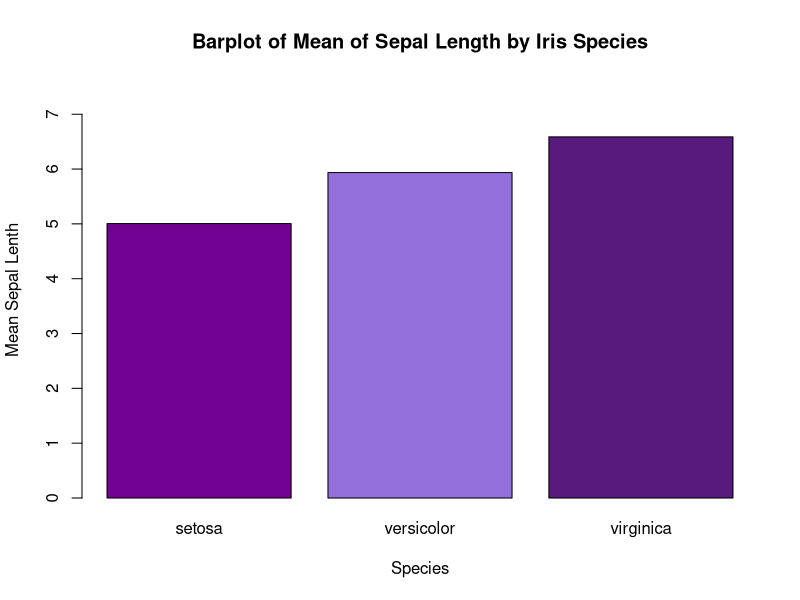
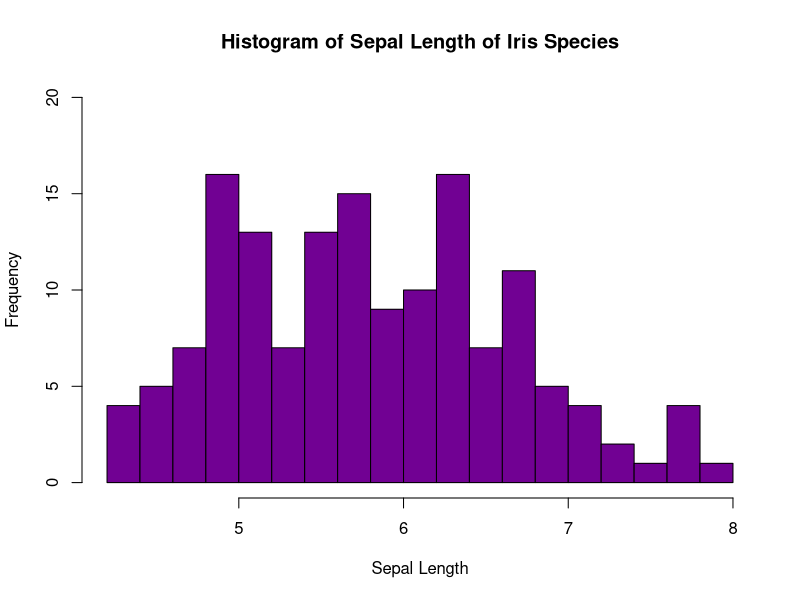
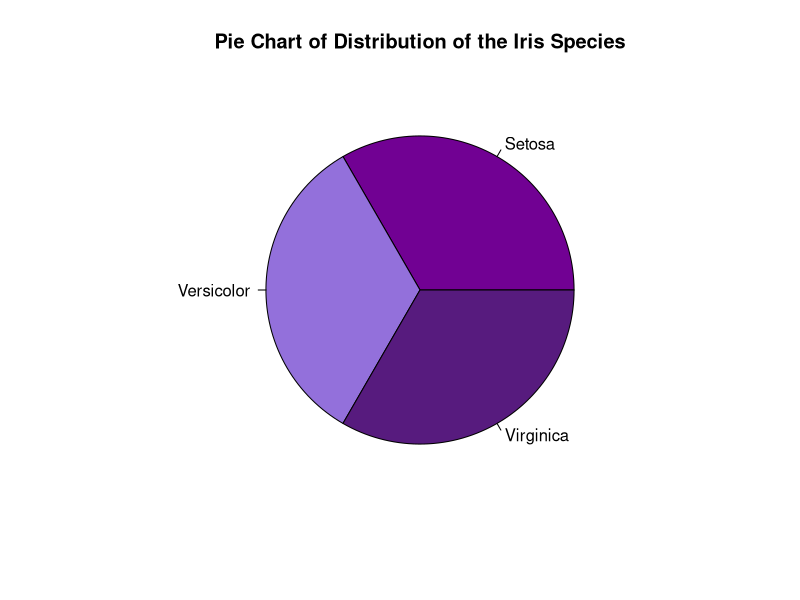
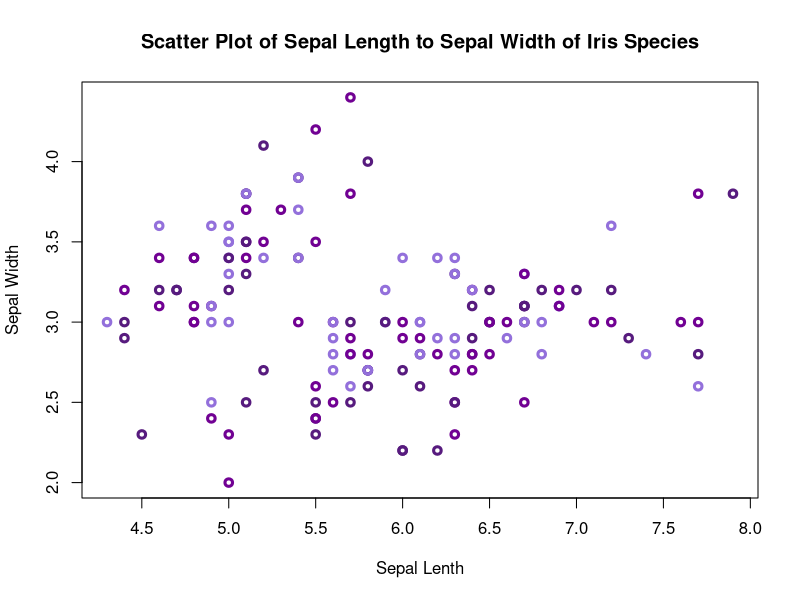
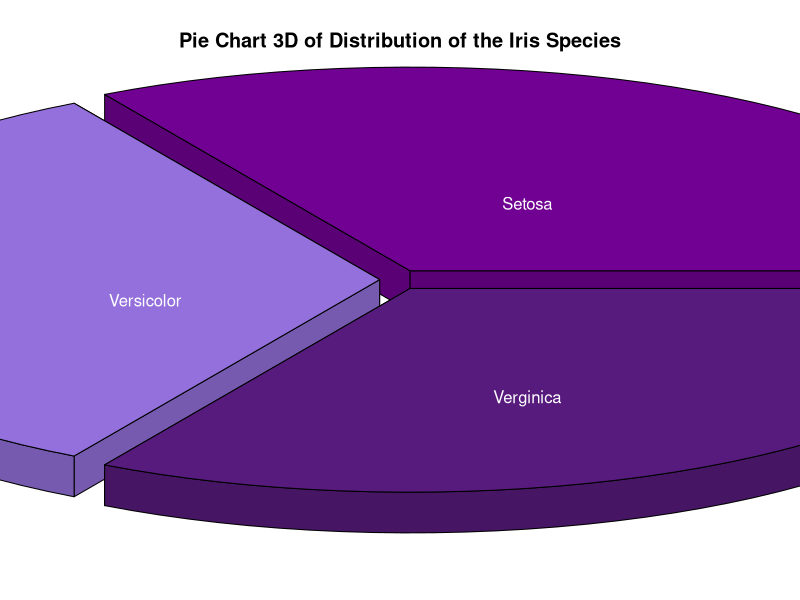
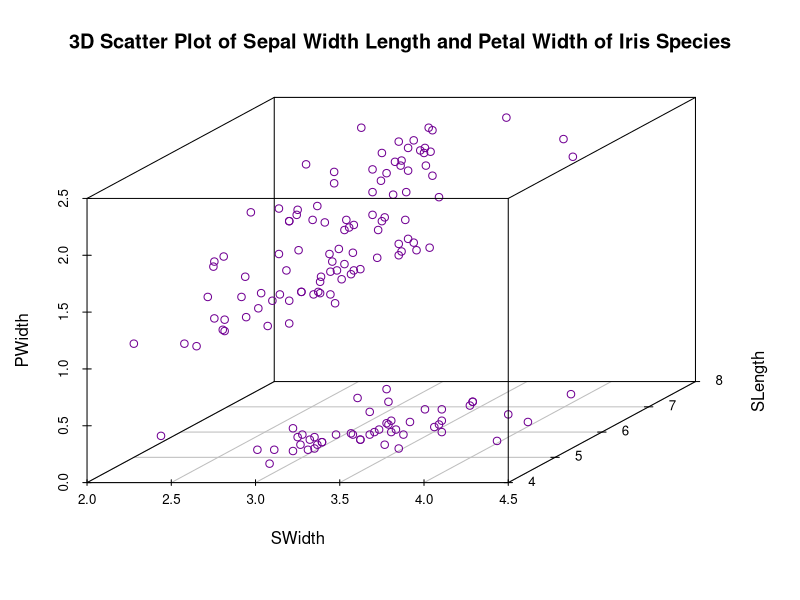

The R source for these figures, in order:
View(iris)
Data<-(iris)
SLength<-iris$Sepal.Length
SWidth<-iris$Sepal.Width
PLength<-iris$Petal.Length
PWidth<-iris$Petal.Width
Species<-iris$Species
Colours<-c("#710193", "#9370DB", "#571B7E")
Mean_SL<-tapply(SLength,Species,mean)
#Barplot
barplot(Mean_SL,main="Barplot of Mean of Sepal Length by Iris Species",xlab="Species",ylab="Mean Sepal Lenth",col=Colours,ylim=c(0,max(Mean_SL)+1))
#Histogram
hist(SLength,main="Histogram of Sepal Length of Iris Species",breaks=15,ylim=c(0,20),xlab="Sepal Length",col=Colours[1])
#Pie Chart
pie(table(Species),labels=c("Setosa","Versicolor","Virginica"),main="Pie Chart of Distribution of the Iris Species",col=Colours)
#Scatter Plot
plot(SLength,SWidth,type="p",col=Colours,lwd=3,main="Scatter Plot of Sepal Length to Sepal Width of Iris Species",ylab="Sepal Width",xlab="Sepal Lenth")
#Locator
Point<-locator(1,type = "p",col = "red",pch = 19)
identify(Point$x,Point$y, labels = SLength)
#Pie Chart 3D
library(plotrix)
pie3D(table(Species),labels=c("Setosa","Versicolor","Verginica"),labelcex=1,labelcol="white",main="Pie Chart 3D of Distribution of the Iris Species",col=Colours,explode=0.1,radius = 3)
#Scatter Plot 3D
library(scatterplot3d)
scatterplot3d(SWidth,SLength,PWidth,color=Colours[1],main="3D Scatter Plot of Sepal Width Length and Petal Width of Iris Species")
